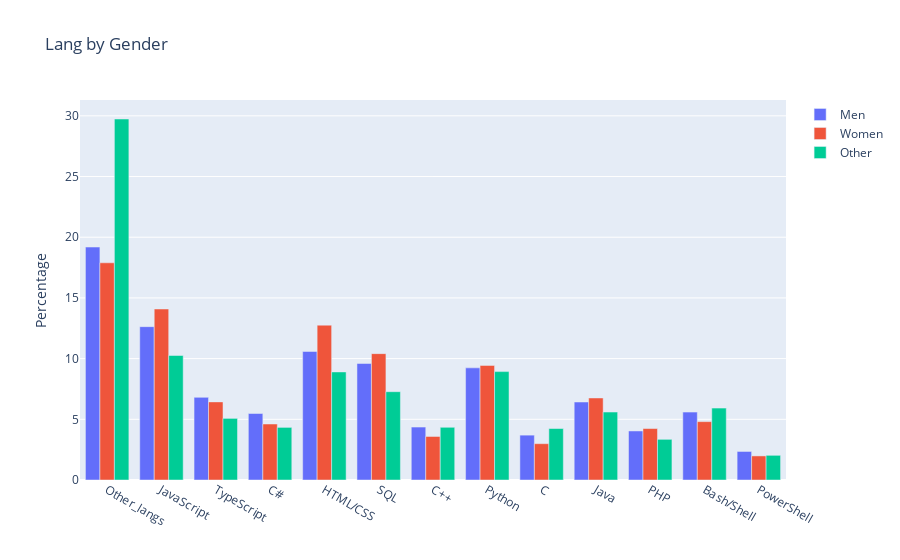

The code cell stored with this chart in its notebook:
### Code cell
from plotly import graph_objects as go

fig2 = go.Figure(
    data=[
        go.Bar(
            name="Men",
            x=df_new_rel.columns[1:],
            y=df_new_rel.iloc[1, 1:],
            offsetgroup=0,
        ),
        go.Bar(
            name="Women",
            x=df_new_rel.columns[1:],
            y=df_new_rel.iloc[2, 1:],
            offsetgroup=1,
        ),
        go.Bar(
            name="Other",
            x=df_new_rel.columns[1:],
            y=df_new_rel.iloc[0, 1:],
            offsetgroup=2,
        )
    ],
    layout=go.Layout(
        title="Lang by Gender",
        yaxis_title="Percentage"
    )
)
fig2.show()

### Figure 1 — Plotly figure (JSON) as saved in the notebook; plotly's stock layout.template omitted (floating-point values rounded to 4 significant figures)
{"data": [{"name": "Men", "offsetgroup": "0", "type": "bar", "x": ["Other_langs", "JavaScript", "TypeScript", "C#", "HTML/CSS", "SQL", "C++", "Python", "C", "Java", "PHP", "Bash/Shell", "PowerShell"], "y": [19.19, 12.63, 6.808, 5.478, 10.59, 9.598, 4.363, 9.239, 3.696, 6.425, 4.04, 5.594, 2.352]}, {"name": "Women", "offsetgroup": "1", "type": "bar", "x": ["Other_langs", "JavaScript", "TypeScript", "C#", "HTML/CSS", "SQL", "C++", "Python", "C", "Java", "PHP", "Bash/Shell", "PowerShell"], "y": [17.89, 14.09, 6.436, 4.614, 12.76, 10.41, 3.586, 9.44, 2.992, 6.759, 4.239, 4.807, 1.984]}, {"name": "Other", "offsetgroup": "2", "type": "bar", "x": ["Other_langs", "JavaScript", "TypeScript", "C#", "HTML/CSS", "SQL", "C++", "Python", "C", "Java", "PHP", "Bash/Shell", "PowerShell"], "y": [29.74, 10.26, 5.077, 4.334, 8.903, 7.275, 4.343, 8.93, 4.24, 5.597, 3.35, 5.922, 2.033]}], "layout": {"title": {"text": "Lang by Gender"}, "yaxis": {"title": {"text": "Percentage"}}}}
